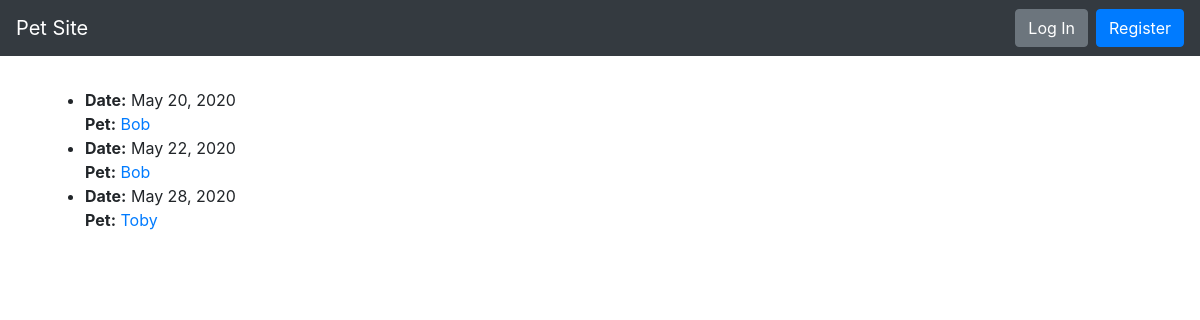
The page /calender/ on the database as committed earlier.
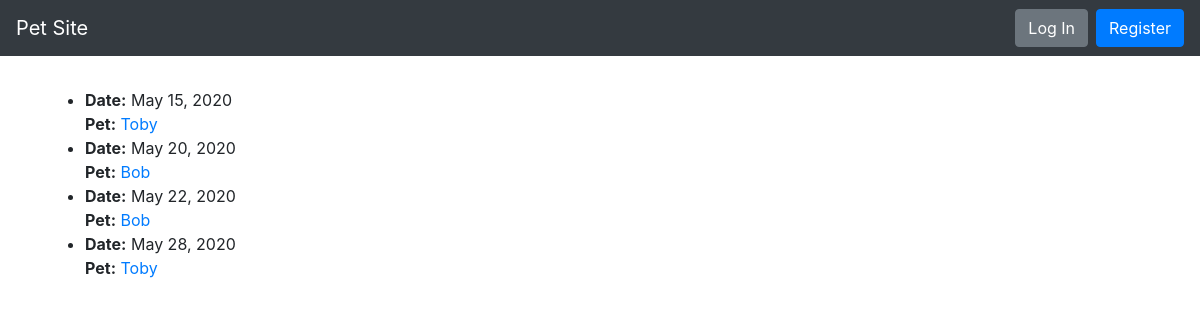
The same page on the database as committed later.
### pets/models.py (models this page shows, shortened)
class Appointment(models.Model):
    date_of_appointment = models.DateField(default=datetime.now)
    duration_minutes = models.IntegerField()
    special_instructions = models.CharField(max_length=400)
    pet = models.ForeignKey(Pet, on_delete=models.CASCADE)

class Pet(models.Model):
    pet_name = models.CharField(max_length=200)
    species = models.CharField(max_length=200)
    breed = models.CharField(max_length=200)
    weight_in_pounds = models.DecimalField(max_digits=5, decimal_places=2)
    owner = models.ForeignKey(User, on_delete=models.CASCADE)
    def __str__(self):
        return self.pet_name

### pets/views.py (the view)
# urls.py: path('calender/', CalenderListView.as_view(), name='calender-list-page'),
class CalenderListView(ListView):
    model = Appointment
    def get(self, req):
        appointments = self.get_queryset().all()
        return render(req, 'calender/calender_list.html', {
            'appointments': appointments.filter(
                date_of_appointment__gte=timezone.now()
            ).order_by('date_of_appointment', 'date_of_appointment')
        })

### pets/templates/calender/calender_list.html (shortened to what this page needs)
{% extends "base.html" %}
{% block content %}
<ul style="margin-top: 25px">
    {% for appointment in appointments %}
    <li>
        <strong>Date:</strong>
        {{appointment.date_of_appointment}}
        <br />
        <span>
        <strong>Pet:</strong>
        <a href="{% url 'pet-detail-page' appointment.pet.id %}">{{appointment.pet}}</a>
    </li>
    {% endfor %}
</ul>
{% endblock %}

Rows that differ between the two databases and show on the page:
added Appointment: date_of_appointment "May 15, 2020", pet "Toby"
